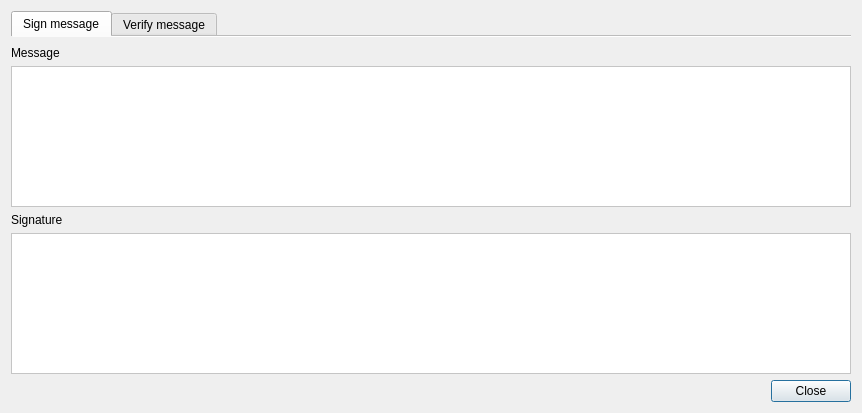
<?xml version="1.0" encoding="UTF-8"?>
<ui version="4.0">
 <class>SignMessageDialog</class>
 <widget class="QDialog" name="SignMessageDialog">
  <property name="geometry">
   <rect>
    <x>0</x>
    <y>0</y>
    <width>862</width>
    <height>413</height>
   </rect>
  </property>
  <property name="minimumSize">
   <size>
    <width>600</width>
    <height>150</height>
   </size>
  </property>
  <property name="maximumSize">
   <size>
    <width>16777215</width>
    <height>16777215</height>
   </size>
  </property>
  <property name="windowTitle">
   <string>Sign or verify message</string>
  </property>
  <property name="windowIcon">
   <iconset resource="../../resources.qrc">
    <normaloff>:/images/cryptonote</normaloff>:/images/cryptonote</iconset>
  </property>
  <layout class="QGridLayout" name="gridLayout">
   <item row="1" column="0">
    <layout class="QHBoxLayout" name="horizontalLayout">
     <item>
      <spacer name="horizontalSpacer">
       <property name="orientation">
        <enum>Qt::Horizontal</enum>
       </property>
       <property name="sizeHint" stdset="0">
        <size>
         <width>40</width>
         <height>20</height>
        </size>
       </property>
      </spacer>
     </item>
     <item>
      <widget class="QPushButton" name="ClosePushButton">
       <property name="text">
        <string>Close</string>
       </property>
      </widget>
     </item>
    </layout>
   </item>
   <item row="0" column="0">
    <widget class="QTabWidget" name="m_tabWidget">
     <property name="autoFillBackground">
      <bool>true</bool>
     </property>
     <property name="styleSheet">
      <string notr="true"/>
     </property>
     <property name="currentIndex">
      <number>0</number>
     </property>
     <property name="documentMode">
      <bool>true</bool>
     </property>
     <widget class="QWidget" name="m_signTab">
      <property name="autoFillBackground">
       <bool>false</bool>
      </property>
      <property name="styleSheet">
       <string notr="true">background-color: transparent;</string>
      </property>
      <attribute name="title">
       <string>Sign message</string>
      </attribute>
      <layout class="QVBoxLayout" name="verticalLayout_2">
       <property name="spacing">
        <number>6</number>
       </property>
       <property name="leftMargin">
        <number>0</number>
       </property>
       <property name="topMargin">
        <number>9</number>
       </property>
       <property name="rightMargin">
        <number>0</number>
       </property>
       <property name="bottomMargin">
        <number>0</number>
       </property>
       <item>
        <layout class="QVBoxLayout" name="verticalLayout">
         <item>
          <widget class="QLabel" name="label_2">
           <property name="text">
            <string>Message</string>
           </property>
          </widget>
         </item>
         <item>
          <widget class="QTextEdit" name="m_messageEdit">
           <property name="sizePolicy">
            <sizepolicy hsizetype="Expanding" vsizetype="MinimumExpanding">
             <horstretch>0</horstretch>
             <verstretch>0</verstretch>
            </sizepolicy>
           </property>
           <property name="minimumSize">
            <size>
             <width>0</width>
             <height>100</height>
            </size>
           </property>
           <property name="baseSize">
            <size>
             <width>0</width>
             <height>0</height>
            </size>
           </property>
           <property name="styleSheet">
            <string notr="true">background-color: white;</string>
           </property>
          </widget>
         </item>
         <item>
          <widget class="QLabel" name="label_3">
           <property name="text">
            <string>Signature</string>
           </property>
          </widget>
         </item>
         <item>
          <widget class="QTextEdit" name="m_signatureEdit">
           <property name="sizePolicy">
            <sizepolicy hsizetype="Expanding" vsizetype="Preferred">
             <horstretch>0</horstretch>
             <verstretch>0</verstretch>
            </sizepolicy>
           </property>
           <property name="minimumSize">
            <size>
             <width>0</width>
             <height>25</height>
            </size>
           </property>
           <property name="baseSize">
            <size>
             <width>0</width>
             <height>0</height>
            </size>
           </property>
           <property name="styleSheet">
            <string notr="true">background-color: white;</string>
           </property>
          </widget>
         </item>
        </layout>
       </item>
      </layout>
     </widget>
     <widget class="QWidget" name="m_verifyTab">
      <property name="autoFillBackground">
       <bool>false</bool>
      </property>
      <property name="styleSheet">
       <string notr="true">background-color: transparent;</string>
      </property>
      <attribute name="title">
       <string>Verify message</string>
      </attribute>
      <layout class="QVBoxLayout" name="verticalLayout_4">
       <property name="spacing">
        <number>6</number>
       </property>
       <property name="leftMargin">
        <number>0</number>
       </property>
       <property name="rightMargin">
        <number>0</number>
       </property>
       <property name="bottomMargin">
        <number>0</number>
       </property>
       <item>
        <layout class="QVBoxLayout" name="verticalLayout_3">
         <item>
          <widget class="QLabel" name="m_addressLabel">
           <property name="text">
            <string>Address</string>
           </property>
          </widget>
         </item>
         <item>
          <widget class="QLineEdit" name="m_addressEdit">
           <property name="styleSheet">
            <string notr="true">background-color: white;</string>
           </property>
          </widget>
         </item>
         <item>
          <widget class="QLabel" name="m_verifySignatureLabel">
           <property name="text">
            <string>Signature</string>
           </property>
          </widget>
         </item>
         <item>
          <widget class="QTextEdit" name="m_verifySignatureEdit">
           <property name="minimumSize">
            <size>
             <width>0</width>
             <height>25</height>
            </size>
           </property>
           <property name="styleSheet">
            <string notr="true">background-color: white;</string>
           </property>
          </widget>
         </item>
         <item>
          <widget class="QLabel" name="m_verifyMessageLabel">
           <property name="text">
            <string>Message</string>
           </property>
          </widget>
         </item>
         <item>
          <widget class="QTextEdit" name="m_verifyMessageEdit">
           <property name="minimumSize">
            <size>
             <width>0</width>
             <height>100</height>
            </size>
           </property>
           <property name="styleSheet">
            <string notr="true">background-color: white;</string>
           </property>
          </widget>
         </item>
        </layout>
       </item>
       <item>
        <widget class="QLabel" name="m_verificationResult">
         <property name="minimumSize">
          <size>
           <width>0</width>
           <height>24</height>
          </size>
         </property>
         <property name="text">
          <string/>
         </property>
        </widget>
       </item>
      </layout>
     </widget>
    </widget>
   </item>
  </layout>
 </widget>
 <resources>
  <include location="../../resources.qrc"/>
 </resources>
 <connections>
  <connection>
   <sender>ClosePushButton</sender>
   <signal>clicked()</signal>
   <receiver>SignMessageDialog</receiver>
   <slot>accept()</slot>
   <hints>
    <hint type="sourcelabel">
     <x>622</x>
     <y>274</y>
    </hint>
    <hint type="destinationlabel">
     <x>333</x>
     <y>149</y>
    </hint>
   </hints>
  </connection>
  <connection>
   <sender>m_messageEdit</sender>
   <signal>textChanged()</signal>
   <receiver>SignMessageDialog</receiver>
   <slot>messageChanged()</slot>
   <hints>
    <hint type="sourcelabel">
     <x>312</x>
     <y>102</y>
    </hint>
    <hint type="destinationlabel">
     <x>312</x>
     <y>164</y>
    </hint>
   </hints>
  </connection>
  <connection>
   <sender>m_addressEdit</sender>
   <signal>textChanged(QString)</signal>
   <receiver>SignMessageDialog</receiver>
   <slot>verifyMessage()</slot>
   <hints>
    <hint type="sourcelabel">
     <x>311</x>
     <y>69</y>
    </hint>
    <hint type="destinationlabel">
     <x>312</x>
     <y>172</y>
    </hint>
   </hints>
  </connection>
  <connection>
   <sender>m_verifySignatureEdit</sender>
   <signal>textChanged()</signal>
   <receiver>SignMessageDialog</receiver>
   <slot>verifyMessage()</slot>
   <hints>
    <hint type="sourcelabel">
     <x>311</x>
     <y>126</y>
    </hint>
    <hint type="destinationlabel">
     <x>312</x>
     <y>172</y>
    </hint>
   </hints>
  </connection>
  <connection>
   <sender>m_verifyMessageEdit</sender>
   <signal>textChanged()</signal>
   <receiver>SignMessageDialog</receiver>
   <slot>verifyMessage()</slot>
   <hints>
    <hint type="sourcelabel">
     <x>311</x>
     <y>222</y>
    </hint>
    <hint type="destinationlabel">
     <x>312</x>
     <y>172</y>
    </hint>
   </hints>
  </connection>
  <connection>
   <sender>m_tabWidget</sender>
   <signal>currentChanged(int)</signal>
   <receiver>SignMessageDialog</receiver>
   <slot>changeTitle(int)</slot>
   <hints>
    <hint type="sourcelabel">
     <x>430</x>
     <y>190</y>
    </hint>
    <hint type="destinationlabel">
     <x>430</x>
     <y>206</y>
    </hint>
   </hints>
  </connection>
 </connections>
</ui>
